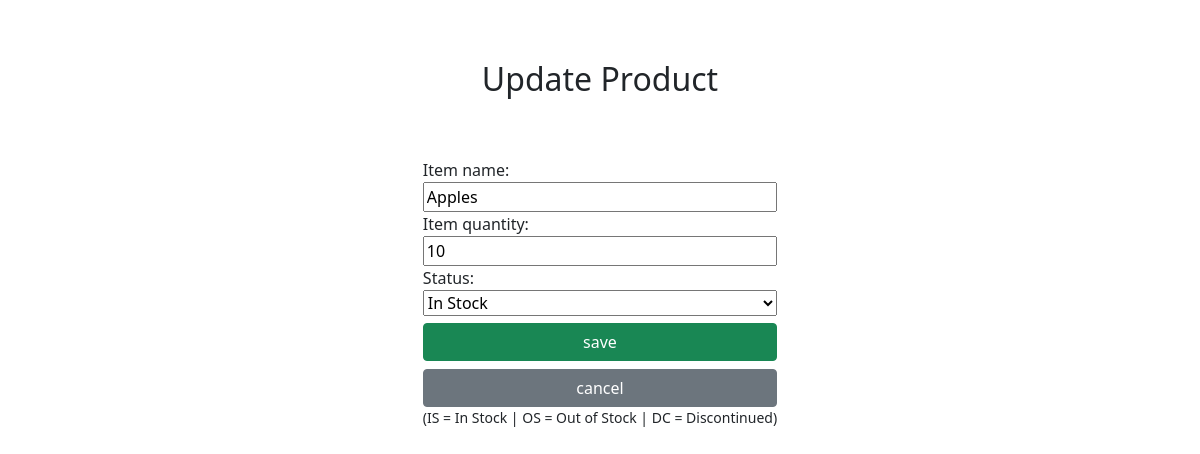
The app's page /update/3/ (signed in) with its own data.
### main/models.py (models this page shows, shortened)
class Product(models.Model):
  INVENTORY_STATUS = (  # By default, products should be Out of Stock
    ('In Stock', 'In Stock'),
    ('Out of Stock', 'Out of Stock'),
    ('Discontinued', 'Discontinued'),
  )
  employee = models.ForeignKey(Employee, on_delete=models.CASCADE, default="") # default set to "" to bypass makemigrations error
  item_name = models.CharField(max_length=100)
  item_quantity = models.IntegerField(default=0)
  status = models.CharField(max_length=12, choices=INVENTORY_STATUS, default='Out of Stock')

### main/views.py (the view)
# urls.py: path('update/<int:_id>/', views.update, name='update'),
@login_required
def update(_req, _id):
  item=Product.objects.get(id=_id)
  updateForm=CreateNewProduct(instance=item)
  if _req.method == "POST":
    productAdd=CreateNewProduct(_req.POST, instance=item)
    if productAdd.is_valid():
      productAdd.save()
      messages.success(_req, 'Data has been updated')
      return redirect('/')
  return render(_req, 'main/update.html', {'form':updateForm, 'item': item})

### main/forms.py
class CreateNewProduct(forms.ModelForm):
  class Meta:
    model = Product
    CHOICES = (('In Stock', 'In Stock'),
              ('Out of Stock', 'Out of Stock'),
              ('Discontinued', 'Discontinued'),)
    item_name = forms.CharField(label="Name", max_length=200, required=True)
    item_quantity = forms.IntegerField(label="Quantity", required=True)
    status = forms.ChoiceField(label="Status", choices=CHOICES, required=True)
    fields = ('item_name', 'item_quantity', 'status')

### main/templates/main/update.html (shortened to what this page needs)
{% extends 'main/base.html' %}
{% block content %}
  <h2 style="display: grid; justify-content: center; margin: 5%;">Update Product</h2>
  <form method="POST" action="/update/{{item.id}}/" style="display: grid; justify-content: center; margin: 0% 15%;">
    {{ form }}
    <input style="margin-top: 2%;" class="btn btn-success" type="submit" value="save">
    <a style="margin-top: 2%;" class="btn btn-secondary" href="/" >cancel</a>
    <small> (IS = In Stock | OS = Out of Stock | DC = Discontinued)</small>
  </form>
{% endblock %}

### records on screen
Product: item_name "Apples", item_quantity "10", status "In Stock"
